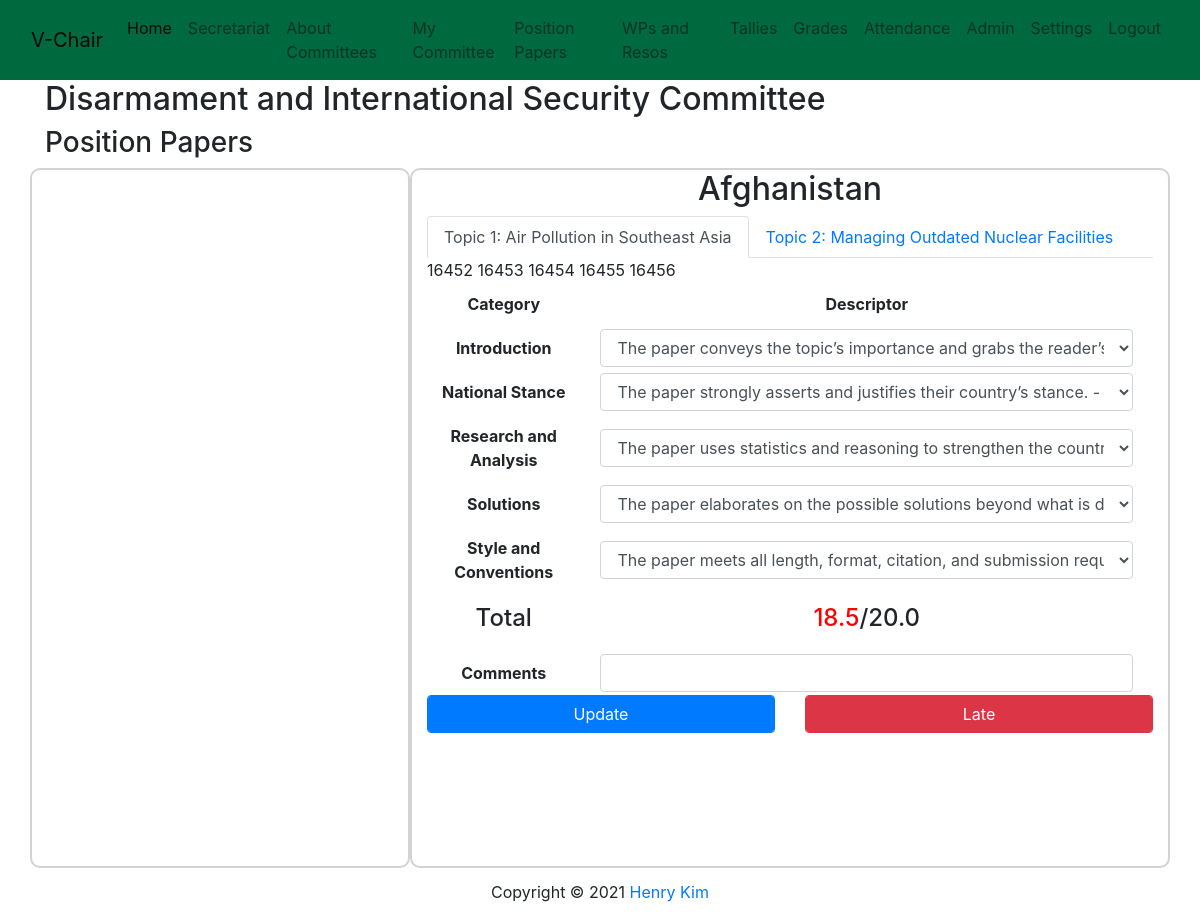
Screenshot of /dartmun/pospapers/1500 (signed in) with the database file from the repository.
### dartmun/models.py (models this page shows, shortened)
class Committee(models.Model):
    name = models.CharField(max_length=128)
    acronym = models.CharField(max_length=8)
    topics = models.ManyToManyField(Topic)
    current_session = models.ForeignKey(Session, null=True, on_delete=models.CASCADE)
    people = models.OneToOneField(PeopleManager, null=True, on_delete=models.CASCADE)
    grades = models.OneToOneField(GradesManager, null=True, on_delete=models.CASCADE)
    parli_pro = models.OneToOneField(ParliProManager, null=True, on_delete=models.CASCADE)
    writing = models.OneToOneField(WritingManager, null=True, on_delete=models.CASCADE)
    adjourned = models.BooleanField(default=False)

### dartmun/models_people.py (models this page shows, shortened)
class Delegation(models.Model):
    country = CountryField()
    delegates = models.ManyToManyField(Delegate)
    present = models.BooleanField(null=True)
    voting = models.BooleanField(null=True)
    attendance_records = models.ManyToManyField(AttendanceRecord)

### dartmun/models_score.py (models this page shows, shortened)
class TallyScore(models.Model):
    scorer = models.ForeignKey(Chair, null=True, on_delete=models.CASCADE)
    delegation = models.ForeignKey(Delegation, on_delete=models.CASCADE, null=True)
    timestamp = models.DateTimeField(auto_now_add=True)
    category = models.ForeignKey(TallyCategory, on_delete=models.CASCADE, blank=True, null=True)
    score = models.FloatField(null=True)
    time = models.PositiveSmallIntegerField(blank=True, null=True)
    comments = models.TextField(blank=True, null=True)
    rubric = models.ForeignKey(RubricEntry, on_delete=models.CASCADE, blank=True, null=True)
    motion = models.ForeignKey(Motion, on_delete=models.CASCADE, blank=True, null=True)

### dartmun/models_rubric.py (models this page shows, shortened)
class RubricEntry(models.Model):
    rubric = models.ForeignKey(Rubric, on_delete=models.CASCADE)
    topic = models.ForeignKey(Topic, on_delete=models.CASCADE, blank=True, null=True)
    criterion_scores = models.ManyToManyField(CriterionScore)
    total_score = models.FloatField(blank=True, null=True)

class CriterionScore(models.Model):
    criterion = models.ForeignKey(Criterion, on_delete=models.CASCADE)
    descriptor = models.ForeignKey(Descriptor, blank=True, null=True, on_delete=models.CASCADE)
    score = models.FloatField(blank=True, null=True)

class Criterion(models.Model):
    criterion = models.CharField(max_length=64)
    weight = models.IntegerField()
    possible_scores = models.ManyToManyField(Descriptor)
    def __str__(self):
        return f"{self.criterion}"

class Rubric(models.Model):
    title = models.CharField(max_length=64)
    tally_category = models.ForeignKey(TallyCategory, on_delete=models.CASCADE)
    criteria = models.ManyToManyField(Criterion)
    max_possible = models.FloatField(default=0)

### dartmun/models_parli_pro.py (models this page shows, shortened)
class Topic(models.Model):
    topic = models.CharField(max_length=128)
    number = models.PositiveSmallIntegerField()
    working_papers = models.ManyToManyField(WorkingPaper)
    resolutions = models.ManyToManyField(Resolution)
    def __str__(self):
        return f"Topic {self.number}: {self.topic}"

### dartmun/views_pospapers.py (the view)
# urls.py: path('pospapers/<int:id>', views.delegation_papers, name='delegation_papers'),
@staff_member_required(login_url='/admin/login/')
def delegation_papers(request, id, committee_acronym=None):
    context = get_context(request, committee_acronym)
    if request.user.is_staff:
        context = delegation_paper_context(context, request, id)
    else:
        context = delegation_paper_context(context, request)
    return render(request, 'dartmun/pospapers.html', context)

### dartmun/models_parlipro_manager.py (called while the page is built)
    def caucus_over(self):
        if self.current_mode and self.current_mode.acronym == "Unmod" and self.caucus.caucus_over():
            self.current_mode = DebateMode.objects.get(acronym="Open")
        self.save()

### dartmun/models_people_manager.py (called while the page is built)
    def sorted_all_delegations(self):
        return self.delegations.all().order_by('country')

    def sorted_present_delegations(self):
        if self.number_present:
            return self.delegations.filter(present=True).order_by('country')
        else:
            return None

### dartmun/models_rubric.py (called while the page is built)
    def __str__(self):
        return f"{self.descriptor} - {self.points} pts"

### dartmun/views_context.py (called while the page is built)
def get_manager(request):
    chair = Chair.objects.get(user=request.user)
    if len(CommitteeDirector.objects.filter(chair=chair)):
        cd = CommitteeDirector.objects.get(chair=chair)
        manager = PeopleManager.objects.get(directors=cd)
    else:
        cm = CommitteeManager.objects.get(chair=chair)
        manager = PeopleManager.objects.get(managers=cm)
    return manager

def get_committee(request, committee_acronym=None):
    if committee_acronym:
        return Committee.objects.get(acronym=committee_acronym)
    if request.user.is_staff:
        manager = get_manager(request)
    else:
        delegate = Delegate.objects.get(user=request.user)
        delegation = Delegation.objects.get(delegates=delegate)
        manager = PeopleManager.objects.get(delegations=delegation)
    return Committee.objects.get(people=manager)

def get_context(request, committee_acronym=None):
    committee = get_committee(request, committee_acronym)
    committee.parli_pro.caucus_over()
    context = {'committee': committee, 'delegations': committee.people.sorted_present_delegations(),
               'all_delegations': committee.people.sorted_all_delegations(), 'modes': DebateMode.objects.all(),
               'motions': Motion.objects.all(), 'open': Motion.objects.get(motion="Open Debate"),
               'set': Motion.objects.get(motion="Set a Working Agenda")
               }
    return context

### dartmun/views_pospapers.py (called while the page is built)
def delegation_paper_context(context, request, delegation_id=None):
    if delegation_id:
        delegation = Delegation.objects.get(pk=delegation_id)
    else:
        delegate = Delegate.objects.get(user=request.user)
        delegation = Delegation.objects.get(delegates=delegate)
    context['delegation'] = delegation
    category = TallyCategory.objects.get(acronym="PP")
    context['papers'] = TallyScore.objects.filter(delegation=delegation, category=category)
    return context

### dartmun/templates/dartmun/pospapers.html (shortened to what this page needs)
{% extends "./layout.html" %}
{% load static %}
{%  block css %}
    <link rel="stylesheet" type="text/css" href="{% static 'dartmun/css/pospapers.css' %}">
{%  endblock %}
{%  block body %}
    {% if request.user.is_staff %}
        <h2>{{committee.name}}</h2>
    {% else %}
        <h2>{{request.user.get_full_name}}</h2>
    {% endif %}
    <h3>Position Papers</h3>
    <div class="row">
        {% if request.user.is_staff %}
            <div class="col-4" id="country-col">
            </div>
        {% endif %}
    {% if request.user.is_staff %}
        <div class="col-8" id="paper-col">
    {% else %}
        <div class="col-12" id="paper-col">
    {% endif %}
    {% if delegation %}
        <h2 id="delegation-name">{{ delegation.country.name }}</h2>
        <ul class="nav nav-tabs" id="myTab" role="tablist">
            {% for paper in papers %}
                <li class="nav-item active">
                    {% if forloop.first %}
                        <a class="nav-link active" id="paper{{paper.id}}-tab" data-toggle="tab" href="#paper{{ paper.id }}" role="tab" aria-controls="paper{{ paper.id }}" aria-selected="false">
                    {% else %}
                        <a class="nav-link" id="paper{{paper.id}}-tab" data-toggle="tab" href="#paper{{paper.id}}" role="tab" aria-controls="paper{{ paper.id }}" aria-selected="false">
                    {% endif %}
                        {{ paper.rubric.topic }}
                        </a>
                    </li>
            {% endfor %}
        </ul>
            <div class="tab-content" id="myTabContent">
                 {% for paper in papers %}
                     {% if forloop.first %}
                        <div class="tab-pane fade active show" id="paper{{ paper.id }}"
                             role="tabpanel" aria-labelledby="paper{{ paper.id }}-tab">
                     {% else %}
                         <div class="tab-pane fade" id="paper{{ paper.id }}"
                             role="tabpanel" aria-labelledby="paper{{ paper.id }}-tab">
                     {% endif %}
                     {% if request.user.is_staff and not request.user.is_superuser %}
                         <form action="{% url 'update_paper' paper.id %}" method="POST">
                            <table id="scoring-sheet">
                                <tr>
                                    <th>Category</th>
                                    <th>Descriptor</th>
                                </tr>
                                {% for criterion in paper.rubric.criterion_scores.all %}
                                    <tr>
                                        <th>{{ criterion.criterion }}</th>
                                        <td>
                                            <select class="form-control" name="criterion{{ criterion.id }}">
                                                {% for descriptor in criterion.criterion.possible_scores.all %}
                                                    {% if criterion.descriptor == descriptor %}
                                                        <option selected value="{{ descriptor.points }}"> {{ descriptor }}</option>
                                                    {% else %}
                                                        <option value="{{ descriptor.points }}"> {{ descriptor }}</option>
                                                    {% endif %}
                                                {% endfor %}
                                            </select>
                                        </td>
                                    </tr>
                                {% endfor %}
                                <tr>
                                    <th><h4>Total</h4></th>
                                    <th><h4><span id="paper-score">{{ paper.score }}</span>/{{ paper.rubric.rubric.max_possible }}</h4></th>
                                </tr>
                                <tr>
                                    <th>Comments</th>
                                    <td><input type="text" name="comments" class="form-control" value="{{ paper.comments }}"></td>
                                </tr>
                            </table>
                            <div class="row">
                                <div class="col"><button type="submit" value="update" class="btn btn-primary form-control">Update</button></div>
                                <div class="col"><button type="submit" value="late" class="btn btn-danger form-control">Late</button></div>
                            </div>
                         </form>
                     {% endif %}
                     </div>
                 {% endfor %}
            </div>
        {% endif %}
        </div>
    </div>
{%  endblock %}

### dartmun/static/dartmun/css/style.css (style rules this page uses)
table > tbody > tr > td, th { margin: 0px 20px; padding: 0px 20px; text-align: center; }
form { margin-bottom: 48px; }

### dartmun/static/dartmun/css/pospapers.css (style rules this page uses)
#country-col, #paper-col, #delegation-col { height:700px; overflow: scroll; border: 2px solid lightgrey; border-radius: 10px; }
#delegation-name { text-align: center; }
#scoring-sheet > tr > td, th { padding: 10px; text-align: center; }
#paper-score { color: red; }

### rows the page displays
Committee: name "Disarmament and International Security Committee"
Delegation: country.name "Afghanistan"
TallyScore: rubric.topic "Topic 1: Air Pollution in Southeast Asia", score "18.5", rubric.rubric.max_possible "20.0"
TallyScore: rubric.topic "Topic 2: Managing Outdated Nuclear Facilities"
CriterionScore: criterion "Introduction"
CriterionScore: criterion "National Stance"
CriterionScore: criterion "Research and Analysis"
CriterionScore: criterion "Solutions"
CriterionScore: criterion "Style and Conventions"

### other values shown
form field value "The paper conveys the topic’s importance and grabs the reader’s attention. - 4.0 pts"
form field value "The paper strongly asserts and justifies their country’s stance. - 4.0 pts"
form field value "The paper uses statistics and reasoning to strengthen the country’s position on the topic and uses some credible sources. - 3.5 pts"
form field value "The paper elaborates on the possible solutions beyond what is described in the background guide. - 3.5 pts"
form field value "The paper meets all length, format, citation, and submission requirements. - 3.5 pts"
